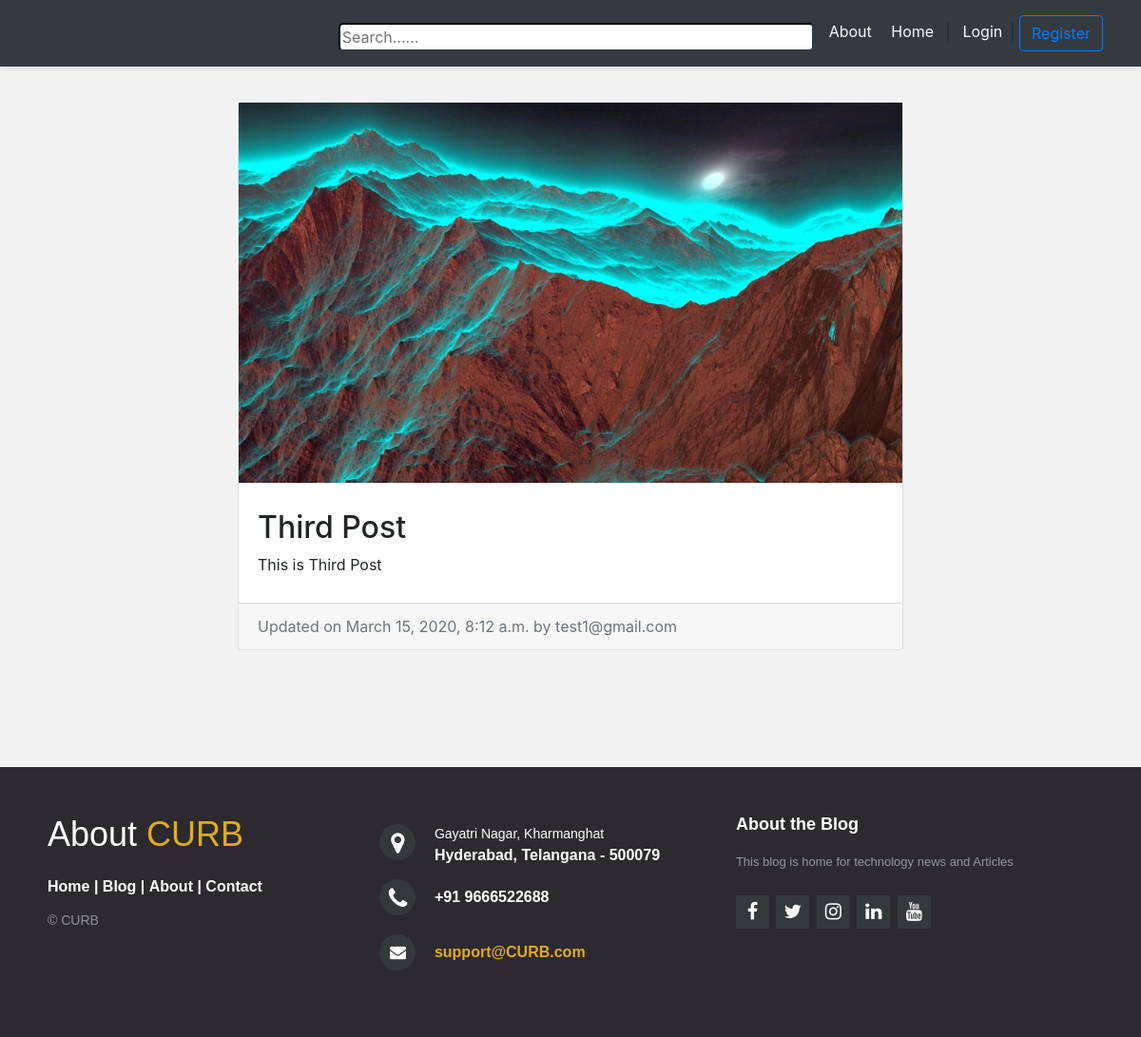
Before: /blog/test1-third-post/ with the older database file.
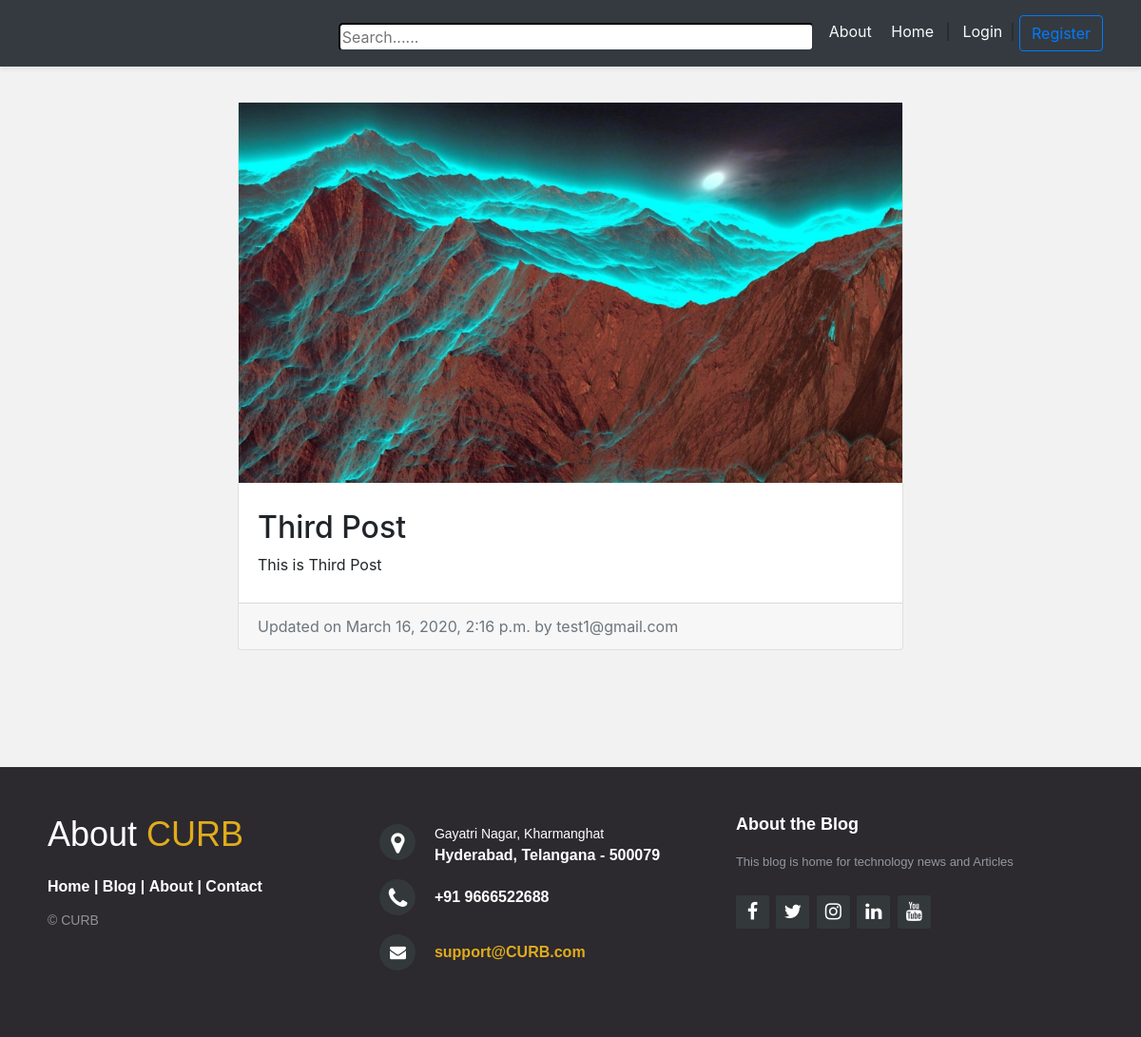
After: the same page with the newer database file.
### blog/models.py (models this page shows, shortened)
class BlogPost(models.Model):
    title = models.CharField(max_length=50, null=False, blank=False)
    body = models.TextField(max_length=5000, null=False, blank=False)
    image = models.ImageField(upload_to=upload_location, null=False, blank=False)
    date_published = models.DateTimeField(auto_now_add=True, verbose_name="date published")
    date_updated = models.DateTimeField(auto_now=True, verbose_name="date updated")
    author = models.ForeignKey(settings.AUTH_USER_MODEL,
                               on_delete=models.CASCADE)  # setting with the user in DB, on_delete is when this blog post is deleted, delete anything that associated with this blog post(images and all data).
    slug = models.SlugField(blank=True, unique=True)

### account/models.py (models this page shows, shortened)
class Account(AbstractBaseUser):
    email                          =models.EmailField(verbose_name="email",max_length=60, unique=True)
    username                       =models.CharField(max_length=30, unique=True)
    date_joined                    =models.DateField(verbose_name="date joined",auto_now_add=True)
    last_login                     =models.DateField(verbose_name="last login", auto_now=True)
    is_admin                       =models.BooleanField(default=False)
    is_active                      =models.BooleanField(default=True)
    is_staff                       =models.BooleanField(default=False)
    is_superuser                   =models.BooleanField(default=False)
    USERNAME_FIELD ='email'
    REQUIRED_FIELDS= ['username',]
    objects=MyAccountManager()
    def __str__(self):
        return self.email

### blog/views.py (the view)
# urls.py: path('<slug>/',detail_blog_view,name="detail"),
def detail_blog_view(request, slug):
    context={}
    blog_post=get_object_or_404(BlogPost,slug=slug)
    context['blog_post']= blog_post
    return render(request,'blog/detail_blog.html',context)

### blog/templates/blog/detail_blog.html (shortened to what this page needs)
{% extends 'base.html'%}
{% block content %}
<div class="container">
    <div class="row">
        <div class="card m-auto">
            <img src="{{blog_post.image.url}}" class="card-image-top" style="height: 400px;">
            <div class="card-body mt-2 mb-2">
                <h2>{{blog_post.title}}</h2>
                <p class="card-text">{{blog_post.body|safe}}</p>
            </div>
            <div class="card-footer text-muted">
                Updated on {{blog_post.date_updated}} by {{blog_post.author}}
            </div>
        </div>
    </div>
</div>
{% endblock content %}

Changed rows visible on the page:
changed BlogPost "Third Post": date_updated "March 15, 2020, 8:12 a.m." → "March 16, 2020, 2:16 p.m."
